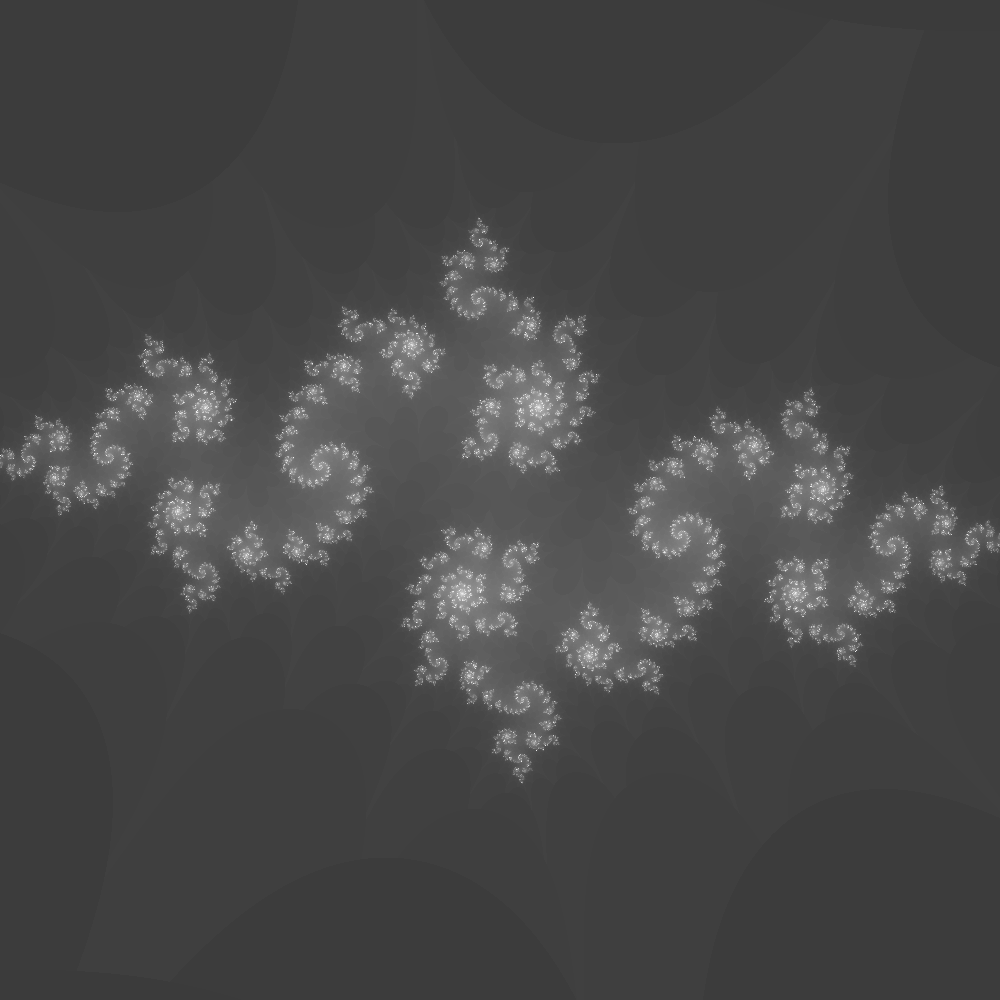
Frame 1 (no input)
Frame 60 (the mouse pressed at the canvas centre just before this capture): identical to frame 1, image omitted
Frame 120 (the mouse held since frame 60 and released just before this capture): identical to frame 1, image omitted

The Processing sketch that drew this single still picture (run headless with seeded random() and noise(); from frame 60 on, the mouse is pressed at the canvas centre):

// Processing sketch: JuliaFragezeichen
// ── JuliaFragezeichen.pde
import java.lang.Math;
import java.util.Arrays;

private int iterations = 100;
private int iterationCounter = 0;
//private color currentColor;
private float c = -0.75;
private int screenSize = 1000;
private float saveX = 0;
private float saveY = 0;

void setup() {
  size(1000, 1000);
  for (float x = 0; x < 1000; x++) {
    for (float y = 0; y < 1000; y++) {
      float a = map(x, 0, 1000, -1.5, 1.5);
      float b = map(y, 0, 1000, -1.5, 1.5);
      float startA = a;
      float startB = b;
      int secondCount = 0;
      for (int i = 0; i<100; i++) {
        secondCount = i;
        float aa = a*a-b*b;
        float bb = a*b*2;
        a = aa-0.82;
        b = bb-0.215;
        if (Math.abs(a+b) > 5) {
          break;
        }
      }
      stroke(color(map(secondCount, 0, 100, 0, 255)));
      //stroke(mandel(map(x,0,1000,-4,4),map(y,0,1000,-4,4)));
      point(x, y);
    }
  }
}

private color mandel(float initialX, float initialY) {
  // currentColor = color(255, 255, 255);
  color adsfk = mandelRecursive(initialX, initialY, initialX, initialY);
  return adsfk;
}
private color mandelRecursive(float previousValueX, float previousValueY, float initialX, float initialY) {
  float newX =previousValueX*previousValueX-(previousValueY*previousValueY);
  float newY =previousValueX*previousValueY*2;
  newX += initialX;
  newY += initialY;
  if (iterationCounter <= iterations) { 
    iterationCounter++; 
    if (Math.abs(newX+newY) > 8) {
      return color(map(iterationCounter, 0, 100, 0, 255));
    } else {
      mandelRecursive(newX, newY, initialX, initialY);
    }
  }
  iterationCounter = 0;
  //println(newX+newY+c);
  //println(newX+newY-c);
  // print((newX+newY+c)+" __");
  //color cO = Math.abs(-1*(newX*newX+-newY*newY)+c)<1.5 && newX*newY*2< Math.abs(0.866)?color(map(-1*(newX*newX+-newY*newY)+c,-1.5,1.5,0,255),0,0):color(255,0,0);
  return color(0, 0, 0);
}

void draw() {
}
